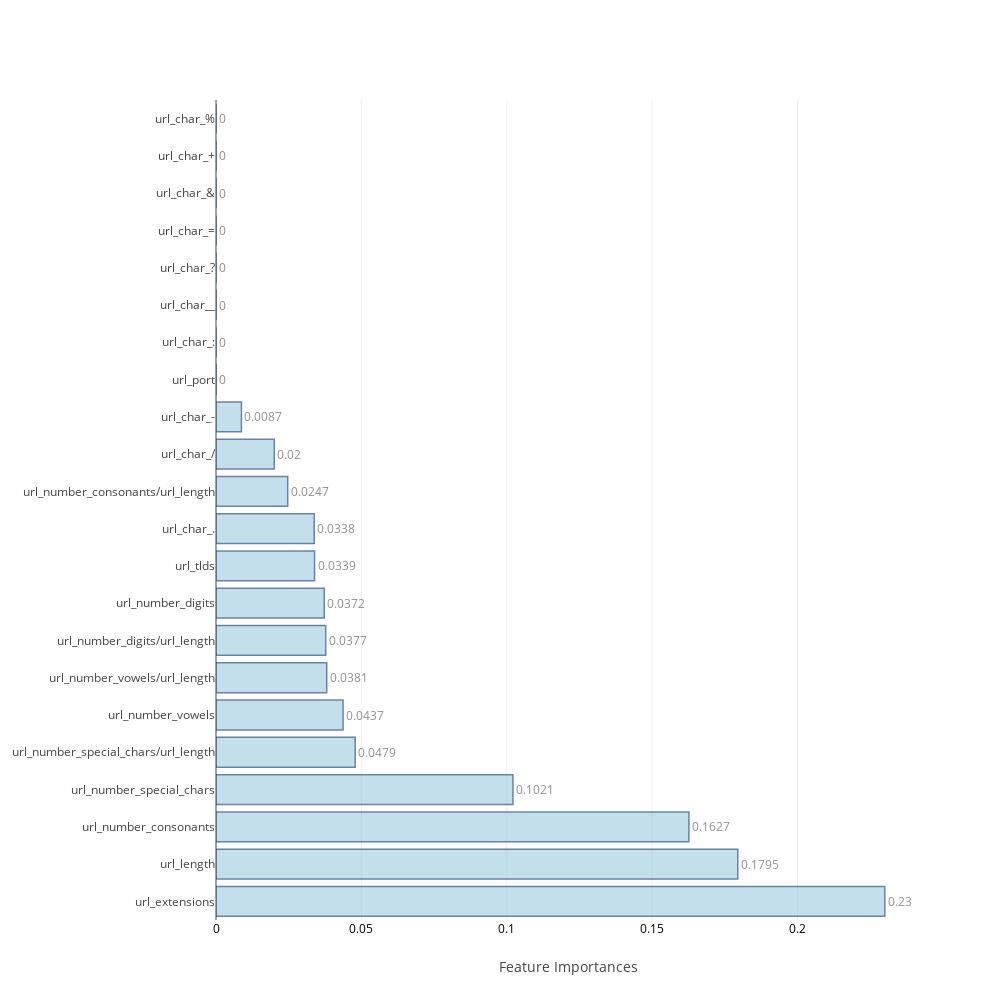

Source (notebook cell):
### Code cell
feat_imp=[None]*4
j=0
for i in range(0,8):
    if i>=2 and i<=5:
        model,cm_train,cm_test,acc_train,acc_test,roc_auc,feat_imp[j],mcc=f[i](X_train,Y_train,scaled_X_test,test_Y,columns)
        j=j+1
    else:
        model,cm_train,cm_test,acc_train,acc_test,roc_auc,mcc=f[i](X_train,Y_train,scaled_X_test,test_Y)
    table_80_80_train.loc[i]=   ([acc_train,cm_train.TP,cm_train.TN,cm_train.FP,cm_train.FN,cm_train.FPR,cm_train.FNR])
    table_80_80_test.loc[i] =   ([acc_test ,cm_test.TP, cm_test.TN, cm_test.FP, cm_test.FN, cm_test.FPR, cm_test.FNR,roc_auc,mcc])
    print("\n")

### Figure 1 — Plotly figure (JSON) as saved in the notebook; plotly's stock layout.template omitted (floating-point values rounded to 4 significant figures)
{"data": [{"marker": {"color": "rgb(158,202,225)", "line": {"color": "rgb(8,48,107)", "width": 1.5}}, "opacity": 0.6, "orientation": "h", "text": [0.23, 0.1795, 0.1627, 0.1021, 0.0479, 0.0437, 0.0381, 0.0377, 0.0372, 0.0339, 0.0338, 0.0247, 0.02, 0.0087, 0, 0, 0, 0, 0, 0, 0, 0], "textposition": "outside", "type": "bar", "uid": "691e9583-8398-4e8e-b285-eaab80f4cdfa", "x": [0.23, 0.1795, 0.1627, 0.1021, 0.04788, 0.04369, 0.03808, 0.03773, 0.03723, 0.03389, 0.03378, 0.02466, 0.02004, 0.008743, 8.273e-06, 1.309e-06, 1.045e-06, 3.141e-07, 0, 0, 0, 0], "y": ["url_extensions", "url_length", "url_number_consonants", "url_number_special_chars", "url_number_special_chars/url_length", "url_number_vowels", "url_number_vowels/url_length", "url_number_digits/url_length", "url_number_digits", "url_tlds", "url_char_.", "url_number_consonants/url_length", "url_char_/", "url_char_-", "url_port", "url_char_:", "url_char__", "url_char_?", "url_char_=", "url_char_&", "url_char_+", "url_char_%"]}], "layout": {"autosize": false, "height": 1000, "width": 1000, "xaxis": {"tickfont": {"color": "black", "size": 12}, "title": "Feature Importances"}, "yaxis": {"automargin": true}}}
